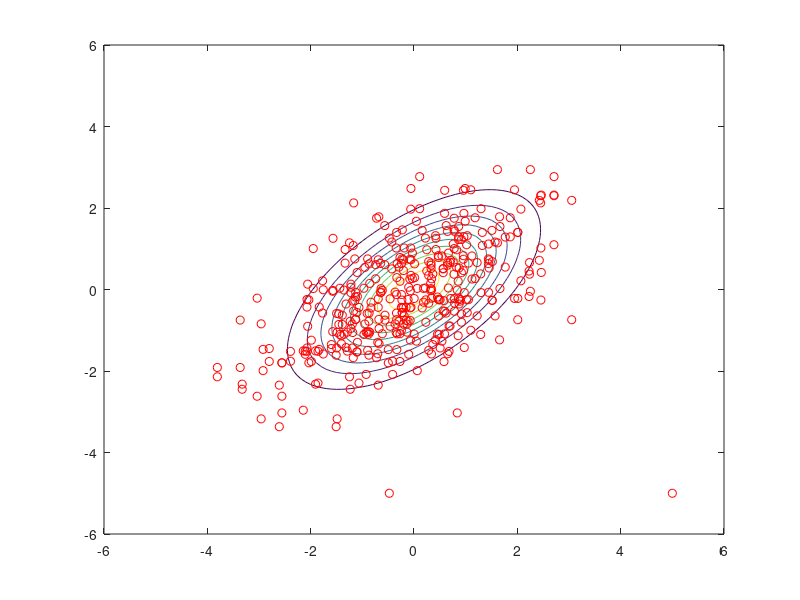

This figure's MATLAB source:
clear; close all;

n = 400;
a = 0.6;
mu = zeros(1,2);
sigma = [1 a; a 1]./sqrt(1-a^2);
x_init = [5 -5];
x = x_init;

figure;
plot(x(:,1),x(:,2),'ro');

x1 = -6:0.1:6;
x2 = x1;
X2 = meshgrid(x1);
X1 = X2.';
N = size(x1,2);
Z = zeros(N);
for i = 1:N
    for j = 1:N
        Z(i,j) = mvnpdf([x1(i) x2(j)],mu,sigma);
    end
end
hold on;
contour(X1,X2,Z);

sigma = ones(1);
for i = 1:n
    if(rem(i,2) == 1)
        x(1) = normrnd(a*x(2),sigma);
    else
        x(2) = normrnd(a*x(1),sigma);
    end
    hold on;
    plot(x(:,1),x(:,2),'ro');
end